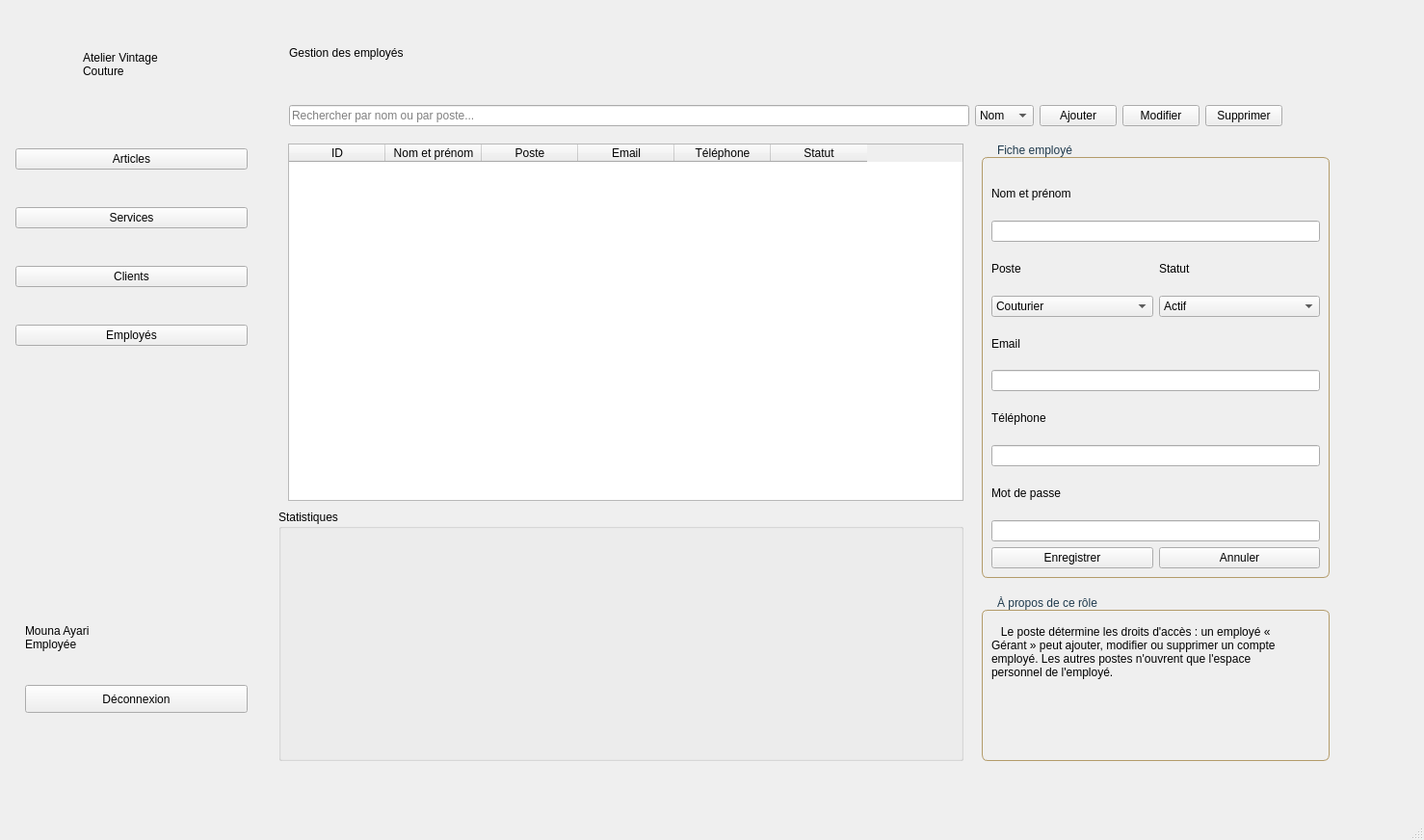
<?xml version="1.0" encoding="UTF-8"?>
<ui version="4.0">
 <class>GEmployes</class>
 <widget class="QMainWindow" name="GEmployes">
  <property name="geometry">
   <rect>
    <x>0</x>
    <y>0</y>
    <width>1478</width>
    <height>872</height>
   </rect>
  </property>
  <property name="minimumSize">
   <size>
    <width>1100</width>
    <height>650</height>
   </size>
  </property>
  <property name="windowTitle">
   <string>GEmployes</string>
  </property>
  <widget class="QWidget" name="centralwidget">
   <widget class="QStackedWidget" name="stackedModule">
    <property name="geometry">
     <rect>
      <x>289</x>
      <y>89</y>
      <width>1171</width>
      <height>731</height>
     </rect>
    </property>
    <property name="currentIndex">
     <number>0</number>
    </property>
    <widget class="QWidget" name="page">
     <widget class="QTableWidget" name="tableEmployes">
      <property name="geometry">
       <rect>
        <x>10</x>
        <y>60</y>
        <width>701</width>
        <height>371</height>
       </rect>
      </property>
      <column>
       <property name="text">
        <string>ID</string>
       </property>
      </column>
      <column>
       <property name="text">
        <string>Nom et prénom</string>
       </property>
      </column>
      <column>
       <property name="text">
        <string>Poste</string>
       </property>
      </column>
      <column>
       <property name="text">
        <string>Email</string>
       </property>
      </column>
      <column>
       <property name="text">
        <string>Téléphone</string>
       </property>
      </column>
      <column>
       <property name="text">
        <string>Statut</string>
       </property>
      </column>
     </widget>
     <widget class="QGroupBox" name="groupFiche">
      <property name="geometry">
       <rect>
        <x>730</x>
        <y>60</y>
        <width>361</width>
        <height>451</height>
       </rect>
      </property>
      <property name="styleSheet">
       <string notr="true">QGroupBox {
    border: 1px solid #B39B6A;
    border-radius: 6px;
    margin-top: 14px;
    padding-top: 6px;
}
QGroupBox::title {
    font-family: &quot;Playfair Display&quot;;
    font-size: 15pt;
    font-weight: bold;
    color: #1F3A4D;
    subcontrol-origin: margin;
    left: 8px;
    padding: 0 6px;
}</string>
      </property>
      <property name="title">
       <string>Fiche employé</string>
      </property>
      <property name="flat">
       <bool>false</bool>
      </property>
      <property name="checkable">
       <bool>false</bool>
      </property>
      <layout class="QVBoxLayout" name="verticalLayout">
       <item>
        <widget class="QLabel" name="label">
         <property name="text">
          <string>Nom et prénom</string>
         </property>
        </widget>
       </item>
       <item>
        <widget class="QLineEdit" name="champNom"/>
       </item>
       <item>
        <layout class="QHBoxLayout" name="horizontalLayout_4">
         <item>
          <widget class="QLabel" name="label_2">
           <property name="text">
            <string>Poste</string>
           </property>
          </widget>
         </item>
         <item>
          <widget class="QLabel" name="label_3">
           <property name="text">
            <string>Statut</string>
           </property>
          </widget>
         </item>
        </layout>
       </item>
       <item>
        <layout class="QHBoxLayout" name="horizontalLayout_2">
         <item>
          <widget class="QComboBox" name="comboPoste">
           <item>
            <property name="text">
             <string>Couturier</string>
            </property>
           </item>
           <item>
            <property name="text">
             <string>Vendeur</string>
            </property>
           </item>
           <item>
            <property name="text">
             <string>Gérant</string>
            </property>
           </item>
          </widget>
         </item>
         <item>
          <widget class="QComboBox" name="comboStatut">
           <item>
            <property name="text">
             <string>Actif</string>
            </property>
           </item>
           <item>
            <property name="text">
             <string>Inactif</string>
            </property>
           </item>
          </widget>
         </item>
        </layout>
       </item>
       <item>
        <widget class="QLabel" name="label_4">
         <property name="text">
          <string>Email</string>
         </property>
        </widget>
       </item>
       <item>
        <widget class="QLineEdit" name="champEmail"/>
       </item>
       <item>
        <widget class="QLabel" name="label_5">
         <property name="text">
          <string>Téléphone</string>
         </property>
        </widget>
       </item>
       <item>
        <widget class="QLineEdit" name="champTelephone"/>
       </item>
       <item>
        <widget class="QLabel" name="label_6">
         <property name="text">
          <string>Mot de passe</string>
         </property>
        </widget>
       </item>
       <item>
        <widget class="QLineEdit" name="champMotDePasse">
         <property name="echoMode">
          <enum>QLineEdit::EchoMode::Password</enum>
         </property>
        </widget>
       </item>
       <item>
        <layout class="QHBoxLayout" name="horizontalLayout_3">
         <item>
          <widget class="QPushButton" name="btnEnregistrer">
           <property name="text">
            <string>Enregistrer</string>
           </property>
          </widget>
         </item>
         <item>
          <widget class="QPushButton" name="btnAnnuler">
           <property name="text">
            <string>Annuler</string>
           </property>
          </widget>
         </item>
        </layout>
       </item>
      </layout>
     </widget>
     <widget class="QGroupBox" name="groupInfoRole">
      <property name="geometry">
       <rect>
        <x>730</x>
        <y>530</y>
        <width>361</width>
        <height>171</height>
       </rect>
      </property>
      <property name="styleSheet">
       <string notr="true">QGroupBox {
    border: 1px solid #B39B6A;
    border-radius: 6px;
    margin-top: 14px;
    padding-top: 6px;
}
QGroupBox::title {
    font-family: &quot;Playfair Display&quot;;
    font-size: 15pt;
    font-weight: bold;
    color: #1F3A4D;
    subcontrol-origin: margin;
    left: 8px;
    padding: 0 6px;
}</string>
      </property>
      <property name="title">
       <string>À propos de ce rôle</string>
      </property>
      <widget class="QLabel" name="label_7">
       <property name="geometry">
        <rect>
         <x>10</x>
         <y>30</y>
         <width>301</width>
         <height>100</height>
        </rect>
       </property>
       <property name="text">
        <string>   Le poste détermine les droits d'accès : un employé « Gérant » peut ajouter, modifier ou supprimer un compte employé. Les autres postes n'ouvrent que l'espace personnel de l'employé.</string>
       </property>
       <property name="scaledContents">
        <bool>false</bool>
       </property>
       <property name="alignment">
        <set>Qt::AlignmentFlag::AlignLeading|Qt::AlignmentFlag::AlignLeft|Qt::AlignmentFlag::AlignTop</set>
       </property>
       <property name="wordWrap">
        <bool>true</bool>
       </property>
      </widget>
     </widget>
     <widget class="QGroupBox" name="groupStatistiques">
      <property name="geometry">
       <rect>
        <x>0</x>
        <y>440</y>
        <width>711</width>
        <height>261</height>
       </rect>
      </property>
      <property name="title">
       <string>Statistiques </string>
      </property>
      <layout class="QVBoxLayout" name="verticalLayout_2">
       <item>
        <widget class="QChartView" name="widgetGraphique" native="true"/>
       </item>
      </layout>
     </widget>
     <widget class="QWidget" name="layoutWidget">
      <property name="geometry">
       <rect>
        <x>11</x>
        <y>16</y>
        <width>1031</width>
        <height>31</height>
       </rect>
      </property>
      <layout class="QHBoxLayout" name="horizontalLayout">
       <item>
        <widget class="QLineEdit" name="champRecherche">
         <property name="placeholderText">
          <string>Rechercher par nom ou par poste...</string>
         </property>
        </widget>
       </item>
       <item>
        <widget class="QComboBox" name="comboTri">
         <item>
          <property name="text">
           <string>Nom</string>
          </property>
         </item>
         <item>
          <property name="text">
           <string>Poste</string>
          </property>
         </item>
        </widget>
       </item>
       <item>
        <widget class="QPushButton" name="btnAjouter">
         <property name="text">
          <string>Ajouter</string>
         </property>
        </widget>
       </item>
       <item>
        <widget class="QPushButton" name="btnModifier">
         <property name="text">
          <string>Modifier</string>
         </property>
        </widget>
       </item>
       <item>
        <widget class="QPushButton" name="btnSupprimer">
         <property name="text">
          <string>Supprimer</string>
         </property>
        </widget>
       </item>
      </layout>
     </widget>
    </widget>
    <widget class="QWidget" name="page_2">
     <widget class="QGroupBox" name="groupBox">
      <property name="geometry">
       <rect>
        <x>20</x>
        <y>20</y>
        <width>1111</width>
        <height>431</height>
       </rect>
      </property>
      <property name="title">
       <string>File d'attente intelligente</string>
      </property>
      <widget class="QLabel" name="label_14">
       <property name="geometry">
        <rect>
         <x>10</x>
         <y>30</y>
         <width>631</width>
         <height>16</height>
        </rect>
       </property>
       <property name="text">
        <string>Triée automatiquement par urgence (échéance proche) puis par client prioritaire (niveau Or)</string>
       </property>
      </widget>
      <widget class="QTableWidget" name="tableWidget">
       <property name="geometry">
        <rect>
         <x>30</x>
         <y>60</y>
         <width>961</width>
         <height>351</height>
        </rect>
       </property>
       <row>
        <property name="text">
         <string>Article 1</string>
        </property>
       </row>
       <row>
        <property name="text">
         <string>Article 2</string>
        </property>
       </row>
       <row>
        <property name="text">
         <string>Article 3</string>
        </property>
       </row>
       <row>
        <property name="text">
         <string>Article 3</string>
        </property>
       </row>
       <row>
        <property name="text">
         <string>Article 4</string>
        </property>
       </row>
      </widget>
     </widget>
     <widget class="QGroupBox" name="groupBox_2">
      <property name="geometry">
       <rect>
        <x>20</x>
        <y>460</y>
        <width>391</width>
        <height>251</height>
       </rect>
      </property>
      <property name="title">
       <string>Mon profil</string>
      </property>
      <widget class="QLabel" name="label_9">
       <property name="geometry">
        <rect>
         <x>10</x>
         <y>40</y>
         <width>111</width>
         <height>20</height>
        </rect>
       </property>
       <property name="text">
        <string>Nom et prénom</string>
       </property>
      </widget>
      <widget class="QLineEdit" name="lineEdit">
       <property name="geometry">
        <rect>
         <x>10</x>
         <y>60</y>
         <width>361</width>
         <height>31</height>
        </rect>
       </property>
      </widget>
      <widget class="QLabel" name="label_10">
       <property name="geometry">
        <rect>
         <x>10</x>
         <y>100</y>
         <width>63</width>
         <height>20</height>
        </rect>
       </property>
       <property name="text">
        <string>Poste</string>
       </property>
      </widget>
      <widget class="QLabel" name="label_11">
       <property name="geometry">
        <rect>
         <x>10</x>
         <y>170</y>
         <width>63</width>
         <height>20</height>
        </rect>
       </property>
       <property name="text">
        <string>Email</string>
       </property>
      </widget>
      <widget class="QLineEdit" name="lineEdit_3">
       <property name="geometry">
        <rect>
         <x>10</x>
         <y>190</y>
         <width>181</width>
         <height>31</height>
        </rect>
       </property>
      </widget>
      <widget class="QLabel" name="label_12">
       <property name="geometry">
        <rect>
         <x>210</x>
         <y>170</y>
         <width>81</width>
         <height>20</height>
        </rect>
       </property>
       <property name="text">
        <string>Téléphone</string>
       </property>
      </widget>
      <widget class="QLineEdit" name="lineEdit_4">
       <property name="geometry">
        <rect>
         <x>210</x>
         <y>190</y>
         <width>161</width>
         <height>31</height>
        </rect>
       </property>
      </widget>
      <widget class="QComboBox" name="comboBox">
       <property name="geometry">
        <rect>
         <x>10</x>
         <y>120</y>
         <width>361</width>
         <height>31</height>
        </rect>
       </property>
       <item>
        <property name="text">
         <string>Couturière</string>
        </property>
       </item>
       <item>
        <property name="text">
         <string>Vendeur</string>
        </property>
       </item>
       <item>
        <property name="text">
         <string>Gérant</string>
        </property>
       </item>
      </widget>
     </widget>
     <widget class="QGroupBox" name="groupBox_3">
      <property name="geometry">
       <rect>
        <x>420</x>
        <y>460</y>
        <width>341</width>
        <height>251</height>
       </rect>
      </property>
      <property name="title">
       <string>Mes documents RH</string>
      </property>
      <widget class="QLabel" name="label_13">
       <property name="geometry">
        <rect>
         <x>10</x>
         <y>50</y>
         <width>331</width>
         <height>16</height>
        </rect>
       </property>
       <property name="text">
        <string>Document pré-rempli avec mes informations</string>
       </property>
      </widget>
      <widget class="QComboBox" name="comboBox_2">
       <property name="geometry">
        <rect>
         <x>10</x>
         <y>80</y>
         <width>301</width>
         <height>31</height>
        </rect>
       </property>
       <item>
        <property name="text">
         <string>Demande de congé</string>
        </property>
       </item>
       <item>
        <property name="text">
         <string>Contrat de travail </string>
        </property>
       </item>
      </widget>
     </widget>
     <widget class="QGroupBox" name="groupBox_4">
      <property name="geometry">
       <rect>
        <x>770</x>
        <y>460</y>
        <width>391</width>
        <height>251</height>
       </rect>
      </property>
      <property name="title">
       <string>Mes statistiques</string>
      </property>
     </widget>
    </widget>
   </widget>
   <widget class="QWidget" name="sidebar" native="true">
    <property name="geometry">
     <rect>
      <x>-4</x>
      <y>1</y>
      <width>271</width>
      <height>851</height>
     </rect>
    </property>
    <widget class="QLabel" name="labelLogoAtelier">
     <property name="geometry">
      <rect>
       <x>90</x>
       <y>30</y>
       <width>131</width>
       <height>71</height>
      </rect>
     </property>
     <property name="text">
      <string>Atelier Vintage
Couture</string>
     </property>
    </widget>
    <widget class="QLabel" name="labelUtilisateur">
     <property name="geometry">
      <rect>
       <x>30</x>
       <y>640</y>
       <width>211</width>
       <height>41</height>
      </rect>
     </property>
     <property name="text">
      <string>Mouna Ayari
Employée</string>
     </property>
    </widget>
    <widget class="QPushButton" name="btnDeconnexion">
     <property name="geometry">
      <rect>
       <x>30</x>
       <y>710</y>
       <width>231</width>
       <height>29</height>
      </rect>
     </property>
     <property name="text">
      <string>Déconnexion</string>
     </property>
    </widget>
    <widget class="QWidget" name="layoutWidget">
     <property name="geometry">
      <rect>
       <x>20</x>
       <y>120</y>
       <width>241</width>
       <height>271</height>
      </rect>
     </property>
     <layout class="QVBoxLayout" name="verticalLayout_3">
      <item>
       <widget class="QPushButton" name="navArticles">
        <property name="text">
         <string>Articles</string>
        </property>
       </widget>
      </item>
      <item>
       <widget class="QPushButton" name="navServices">
        <property name="text">
         <string>Services</string>
        </property>
       </widget>
      </item>
      <item>
       <widget class="QPushButton" name="navClients">
        <property name="text">
         <string>Clients</string>
        </property>
       </widget>
      </item>
      <item>
       <widget class="QPushButton" name="navEmployes">
        <property name="text">
         <string>Employés</string>
        </property>
       </widget>
      </item>
     </layout>
    </widget>
   </widget>
   <widget class="QLabel" name="label_8">
    <property name="geometry">
     <rect>
      <x>300</x>
      <y>29</y>
      <width>271</width>
      <height>51</height>
     </rect>
    </property>
    <property name="text">
     <string>Gestion des employés</string>
    </property>
   </widget>
  </widget>
  <widget class="QMenuBar" name="menubar">
   <property name="geometry">
    <rect>
     <x>0</x>
     <y>0</y>
     <width>1478</width>
     <height>26</height>
    </rect>
   </property>
  </widget>
  <widget class="QStatusBar" name="statusbar"/>
 </widget>
 <customwidgets>
  <customwidget>
   <class>QChartView</class>
   <extends>QWidget</extends>
   <header location="global">qchartview</header>
   <container>1</container>
  </customwidget>
 </customwidgets>
 <resources/>
 <connections/>
</ui>
